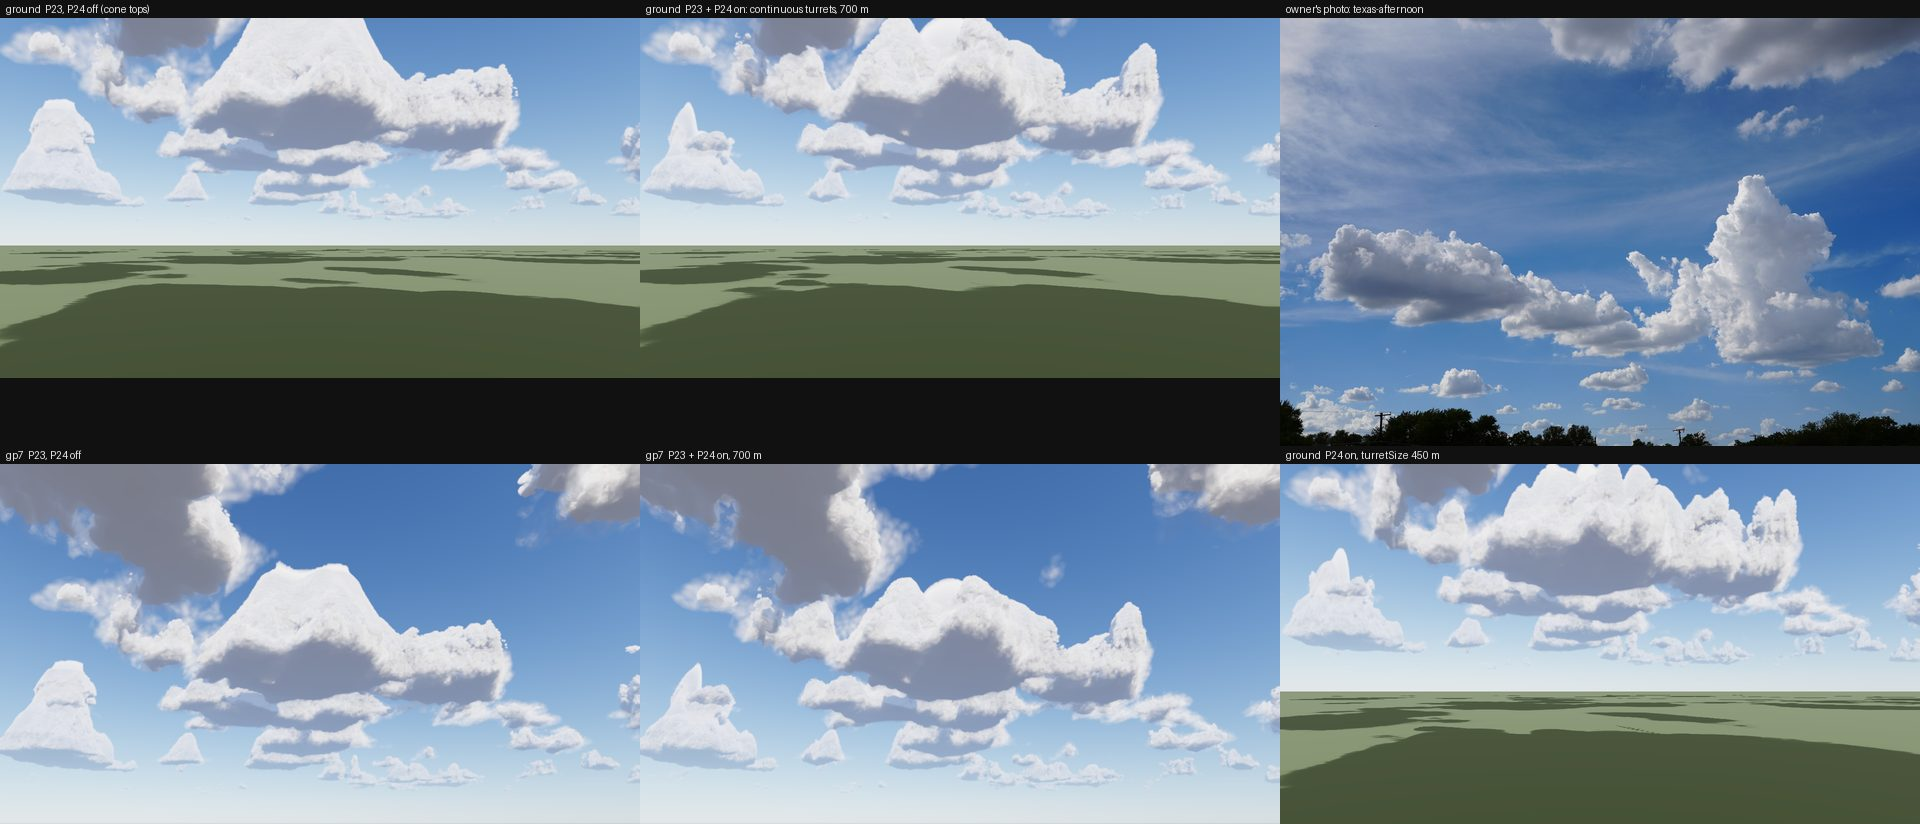

This figure's Python source:
# P2.3c sheet: ground P24 off | P24 on (continuous turrets, 700 m) | owner's photo, then gp7 off | on | ground with turretSize 450. Run from the repo root.
import sys
from PIL import Image, ImageDraw
D = 'work/captures/P2-3c/'
PHOTO = sys.argv[1] if len(sys.argv) > 1 else '/Users/dex/Developer/WebGPUClouds/artifacts/research/cloud-photos/_targets/texas-afternoon.jpg'
W = 640
def tile(path):
    im = Image.open(path).convert('RGB')
    return im.resize((W, round(im.height * W / im.width)), Image.LANCZOS)
row1 = [(tile(D + 'off/ground.png'), 'ground  P23, P24 off (cone tops)'), (tile(D + 'on/ground.png'), 'ground  P23 + P24 on: continuous turrets, 700 m'), (tile(PHOTO), "owner's photo: texas-afternoon")]
row2 = [(tile(D + 'off/gp7.png'), 'gp7  P23, P24 off'), (tile(D + 'on/gp7.png'), 'gp7  P23 + P24 on, 700 m'), (tile(D + 'on450/ground.png'), 'ground  P24 on, turretSize 450 m')]
L = 18
h1 = max(t.height for t, _ in row1); h2 = max(t.height for t, _ in row2)
sheet = Image.new('RGB', (3 * W, 2 * L + h1 + h2), (17, 17, 17))
d = ImageDraw.Draw(sheet)
for r, (row, y) in enumerate([(row1, 0), (row2, L + h1)]):
    for i, (t, label) in enumerate(row):
        d.text((i * W + 6, y + 3), label, fill=(230, 230, 230))
        sheet.paste(t, (i * W, y + L))
sheet.save(D + 'sheet.jpg', quality=82)
